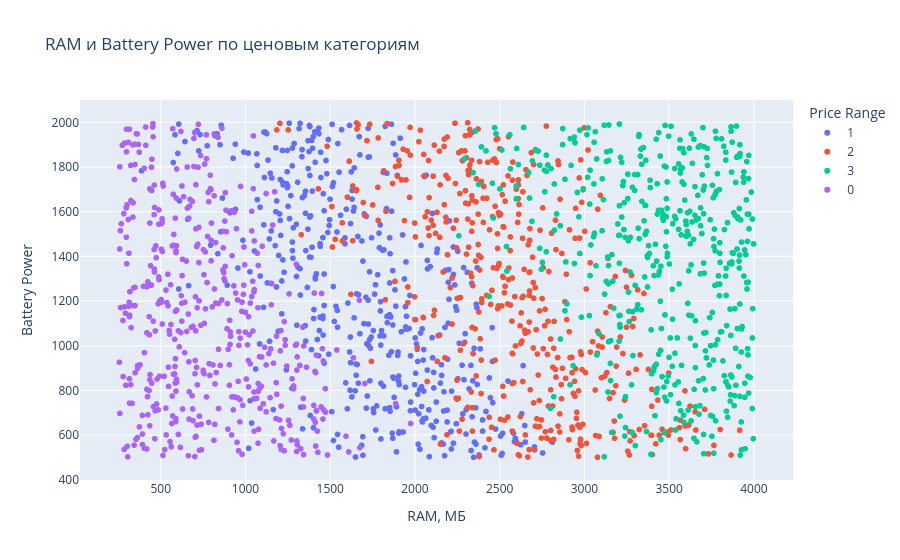

The notebook cell this image was saved under:
### Markdown cell above
### Вывод

Наличие Wi-Fi распределено достаточно равномерно между различными
ценовыми категориями.

Поэтому сам по себе этот признак, вероятно, имеет небольшую
разделяющую способность при определении ценовой категории телефона.

### Code cell
#График 6 — интерактивный
fig = px.scatter(
    clean_df,
    x="ram",
    y="battery_power",
    color=clean_df["price_range"].astype(str),
    hover_data=[
        "px_height",
        "px_width",
        "int_memory",
        "mobile_wt"
    ],
    title="RAM и Battery Power по ценовым категориям",
    labels={
        "ram": "RAM, МБ",
        "battery_power": "Battery Power",
        "color": "Price Range"
    }
)

fig.show()

### Figure 1 — Plotly figure (JSON) as saved in the notebook; plotly's stock layout.template omitted (floating-point values rounded to 4 significant figures; data arrays with more than 128 entries replaced by an {"elided": "..."} marker saying what was removed)
{"data": [{"customdata": {"elided": "451x4 int values"}, "hovertemplate": "Price Range=1<br>RAM, МБ=%{x}<br>Battery Power=%{y}<br>px_height=%{customdata[0]}<br>px_width=%{customdata[1]}<br>int_memory=%{customdata[2]}<br>mobile_wt=%{customdata[3]}<extra></extra>", "legendgroup": "1", "marker": {"color": "#636efa", "symbol": "circle"}, "mode": "markers", "name": "1", "showlegend": true, "type": "scattergl", "x": {"elided": "451 int values"}, "xaxis": "x", "y": {"elided": "451 int values"}, "yaxis": "y"}, {"customdata": {"elided": "456x4 int values"}, "hovertemplate": "Price Range=2<br>RAM, МБ=%{x}<br>Battery Power=%{y}<br>px_height=%{customdata[0]}<br>px_width=%{customdata[1]}<br>int_memory=%{customdata[2]}<br>mobile_wt=%{customdata[3]}<extra></extra>", "legendgroup": "2", "marker": {"color": "#EF553B", "symbol": "circle"}, "mode": "markers", "name": "2", "showlegend": true, "type": "scattergl", "x": {"elided": "456 int values"}, "xaxis": "x", "y": {"elided": "456 int values"}, "yaxis": "y"}, {"customdata": {"elided": "461x4 int values"}, "hovertemplate": "Price Range=3<br>RAM, МБ=%{x}<br>Battery Power=%{y}<br>px_height=%{customdata[0]}<br>px_width=%{customdata[1]}<br>int_memory=%{customdata[2]}<br>mobile_wt=%{customdata[3]}<extra></extra>", "legendgroup": "3", "marker": {"color": "#00cc96", "symbol": "circle"}, "mode": "markers", "name": "3", "showlegend": true, "type": "scattergl", "x": {"elided": "461 int values"}, "xaxis": "x", "y": {"elided": "461 int values"}, "yaxis": "y"}, {"customdata": {"elided": "451x4 int values"}, "hovertemplate": "Price Range=0<br>RAM, МБ=%{x}<br>Battery Power=%{y}<br>px_height=%{customdata[0]}<br>px_width=%{customdata[1]}<br>int_memory=%{customdata[2]}<br>mobile_wt=%{customdata[3]}<extra></extra>", "legendgroup": "0", "marker": {"color": "#ab63fa", "symbol": "circle"}, "mode": "markers", "name": "0", "showlegend": true, "type": "scattergl", "x": {"elided": "451 int values"}, "xaxis": "x", "y": {"elided": "451 int values"}, "yaxis": "y"}], "layout": {"legend": {"title": {"text": "Price Range"}, "tracegroupgap": 0}, "title": {"text": "RAM и Battery Power по ценовым категориям"}, "xaxis": {"anchor": "y", "domain": [0, 1], "title": {"text": "RAM, МБ"}}, "yaxis": {"anchor": "x", "domain": [0, 1], "title": {"text": "Battery Power"}}}}
